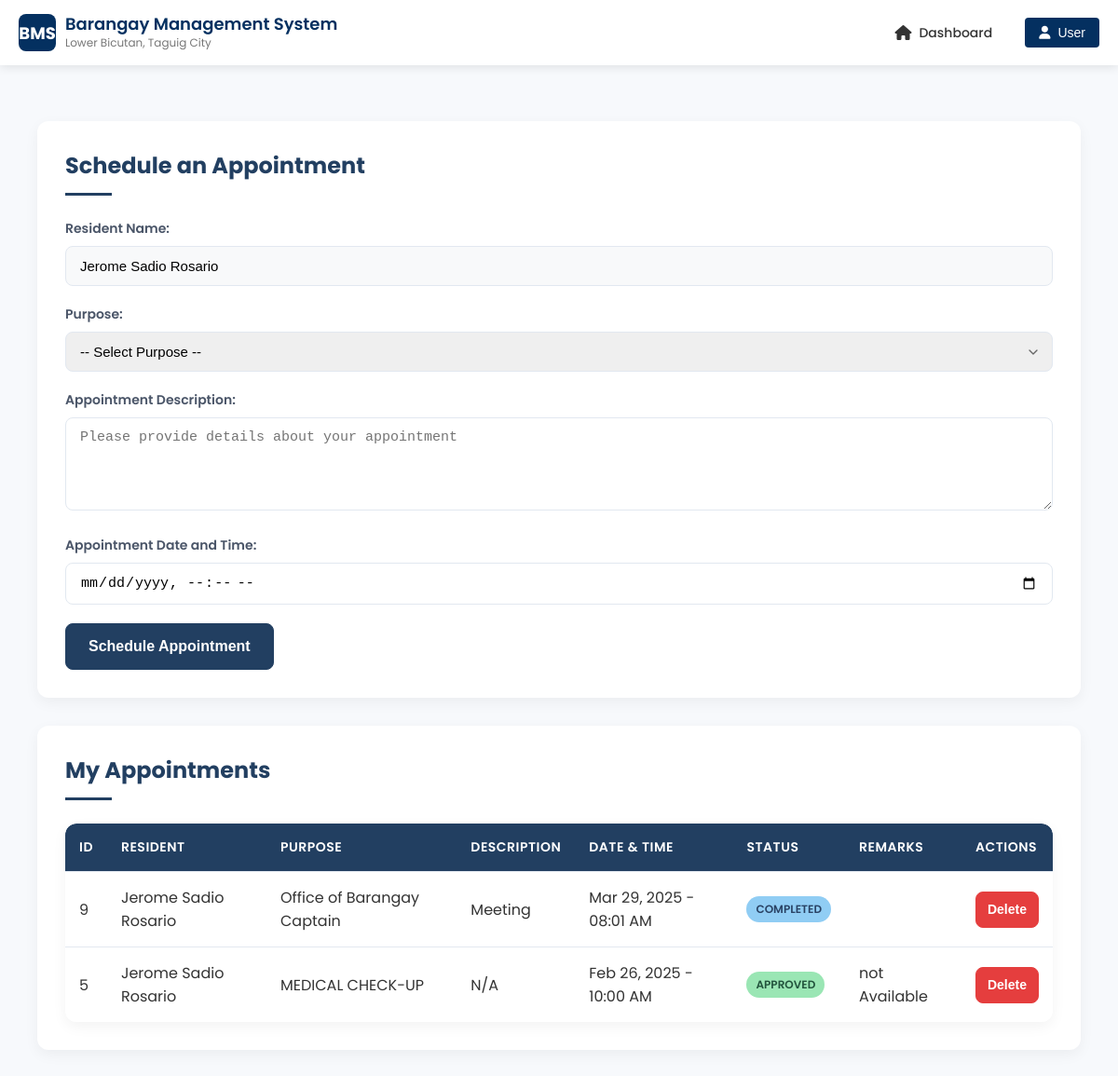
The page /user/appointment.php (signed in) on the database its author committed.
### tables this page shows
CREATE TABLE `appointments` (
  `appointment_id` int(11) NOT NULL,
  `resident_id` int(11) NOT NULL,
  `user_id` int(11) NOT NULL,
  `purpose` varchar(255) NOT NULL,
  `description` varchar(500) DEFAULT NULL,
  `appointment_date` datetime NOT NULL,
  `status` enum('Pending','Approved','Completed','Cancelled') NOT NULL DEFAULT 'Pending',
  `remarks` text DEFAULT NULL,
  `created_at` timestamp NOT NULL DEFAULT current_timestamp(),
  `updated_at` timestamp NOT NULL DEFAULT current_timestamp() ON UPDATE current_timestamp()
);

### user/appointment.php (the view, shortened to what this page needs)
<?php
include '../includes/config.php';
include '../includes/header.php';
$user_id = $_SESSION['user_id'];
$resident_id = null;
$resident_name = null;
$sql = "SELECT resident_id, CONCAT(fname, ' ', mname, ' ', lname) AS resident_name FROM residents WHERE user_id = ?";
$stmt = $conn->prepare($sql);
$stmt->bind_param("i", $user_id);
$stmt->execute();
$stmt->bind_result($resident_id, $resident_name);
$result = $conn->query("SELECT * FROM appointments WHERE user_id = $user_id ORDER BY appointment_id DESC");
?>
<!DOCTYPE html>
<html>
<head>
</head>
<body>
    <div class="page-container">
        <div class="card">
    <div class="card-header">
        <h2>Schedule an Appointment</h2>
    </div>
    <div class="card-body">
        <form method="POST">
            <div class="form-group">
                <label for="resident_name">Resident Name:</label>
                <input type="text" id="resident_name" class="form-control" value="<?php echo htmlspecialchars($resident_name); ?>" readonly>
            </div>
            <div class="form-group">
                <label for="purpose">Purpose:</label>
                <select id="purpose" name="purpose" class="form-control" required>
                    <option value="">-- Select Purpose --</option>
                </select>
            </div>
            <div class="form-group">
                <label for="description">Appointment Description:</label>
                <textarea id="description" name="description" class="form-control" placeholder="Please provide details about your appointment" required></textarea>
            </div>
            <div class="form-group">
                <label for="appointment_date">Appointment Date and Time:</label>
                <input type="datetime-local" id="appointment_date" name="appointment_date" class="form-control" required>
            </div>
            <button type="submit" name="create" class="btn btn-primary">Schedule Appointment</button>
        </form>
    </div>
</div>
        <div class="card">
    <div class="card-header">
        <h2>My Appointments</h2>
    </div>
    <div class="card-body">
        <?php if($result->num_rows > 0): ?>
        <div class="table-container">
            <table>
                <thead>
                    <tr>
                        <th>ID</th>
                        <th>Resident</th>
                        <th>Purpose</th>
                        <th>Description</th>
                        <th>Date & Time</th>
                        <th>Status</th>
                        <th>Remarks</th>
                        <th>Actions</th>
                    </tr>
                </thead>
                <tbody>
                    <?php while ($row = $result->fetch_assoc()): ?>
                    <tr>
                        <td><?php echo $row['appointment_id']; ?></td>
                        <td><?php echo htmlspecialchars($resident_name); ?></td>
                        <td><?php echo htmlspecialchars($row['purpose']); ?></td>
                        <td><?php echo isset($row['description']) ? htmlspecialchars($row['description']) : 'N/A'; ?></td>
                        <td><?php echo date('M d, Y - h:i A', strtotime($row['appointment_date'])); ?></td>
                        <td>
                            <span class="badge badge-<?php echo strtolower($row['status']); ?>">
                                <?php echo $row['status']; ?>
                            </span>
                        </td>
                        <td><?php echo isset($row['remarks']) ? htmlspecialchars($row['remarks']) : 'N/A'; ?></td>
                        <td>
                            <form method="POST" onsubmit="return confirm('Are you sure you want to delete this appointment?');">
                                <button type="submit" name="delete" class="btn btn-danger btn-sm">Delete</button>
                            </form>
                        </td>
                    </tr>
                    <?php endwhile; ?>
                </tbody>
            </table>
        </div>
        <?php else: ?>
        <div class="empty-state">
            <p>You have no scheduled appointments. Use the form above to schedule one.</p>
        </div>
        <?php endif; ?>
    </div>
</div>
</body>
</html>

### includes/header.php (style rules this page uses)
:root { --primary-color: #043060; --primary-light: #0d4a8f; --accent-color: #4CAF50; --text-color: #333; --text-light: #777; --bg-light: #f5f7fa; --white: #fff; --header-height: 70px; --shadow: 0 2px 10px rgba(0, 0, 0, 0.1); --transition: all 0.3s ease; }
* { margin: 0; padding: 0; box-sizing: border-box; }
body { font-family: 'Segoe UI', Tahoma, Geneva, Verdana, sans-serif; background-color: var(--bg-light); color: var(--text-color); padding-top: var(--header-height); }

### user/appointment.php (style rules this page uses)
body { font-family: 'Poppins', sans-serif; background-color: #f7f9fc; margin: 0; padding: 0; color: #333; padding-top: 70px; }
.page-container { max-width: 1200px; margin: 40px auto; padding: 0 20px; }
.card { background: white; border-radius: 12px; box-shadow: 0 5px 15px rgba(0, 0, 0, 0.05); padding: 30px; margin-bottom: 30px; transition: transform 0.3s, box-shadow 0.3s; }
.card-header { margin-bottom: 25px; position: relative; }
h2 { font-size: 24px; color: #223F61; text-align: left; margin: 0; padding-bottom: 15px; position: relative; }
h2::after { content: ''; position: absolute; left: 0; bottom: 0; width: 50px; height: 3px; background-color: #223F61; }
.form-group { margin-bottom: 20px; }
label { display: block; font-size: 14px; font-weight: 600; margin-bottom: 8px; color: #4a5568; }
.form-control { width: 100%; padding: 12px 15px; border: 1px solid #e2e8f0; border-radius: 8px; font-size: 15px; transition: all 0.3s; box-sizing: border-box; }
.form-control[readonly] { background-color: #f8f9fa; cursor: not-allowed; border: 1px solid #e2e8f0; }
textarea.form-control { min-height: 100px; resize: vertical; }
select.form-control { appearance: none; background-repeat: no-repeat; background-position: right 12px center; background-size: 16px; padding-right: 40px; }
.btn { display: inline-block; font-weight: 600; text-align: center; white-space: nowrap; vertical-align: middle; user-select: none; border: 1px solid transparent; padding: 12px 24px; font-size: 16px; line-height: 1.5; border-radius: 8px; transition: all 0.3s; cursor: pointer; }
.btn-primary { color: #fff; background-color: #223F61; border-color: #223F61; }
.btn-danger { color: #fff; background-color: #e53e3e; border-color: #e53e3e; }
.btn-sm { padding: 8px 12px; font-size: 14px; }
.table-container { overflow-x: auto; border-radius: 12px; box-shadow: 0 5px 15px rgba(0, 0, 0, 0.05); }
table { width: 100%; border-collapse: separate; border-spacing: 0; background: white; border-radius: 12px; overflow: hidden; }
th, td { padding: 15px; text-align: left; border-bottom: 1px solid #e2e8f0; }
th { background-color: #223F61; color: white; font-weight: 600; text-transform: uppercase; font-size: 14px; letter-spacing: 0.5px; }
tr:last-child td { border-bottom: none; }
.badge { display: inline-block; padding: 5px 10px; border-radius: 50px; font-size: 12px; font-weight: 600; text-transform: uppercase; }
.badge-approved { background-color: #9ae6b4; color: #22543d; }
.badge-completed { background-color: #90cdf4; color: #2a4365; }

### rows shown on the page
appointments: appointment_id "9", resident_name "Jerome Sadio Rosario", purpose "Office of Barangay Captain", description "Meeting", appointment_date "Mar 29, 2025 - 08:01 AM", status "COMPLETED"
appointments: appointment_id "5", resident_name "Jerome Sadio Rosario", purpose "MEDICAL CHECK-UP", shows "N/A", appointment_date "Feb 26, 2025 - 10:00 AM", status "APPROVED", remarks "not Available"
